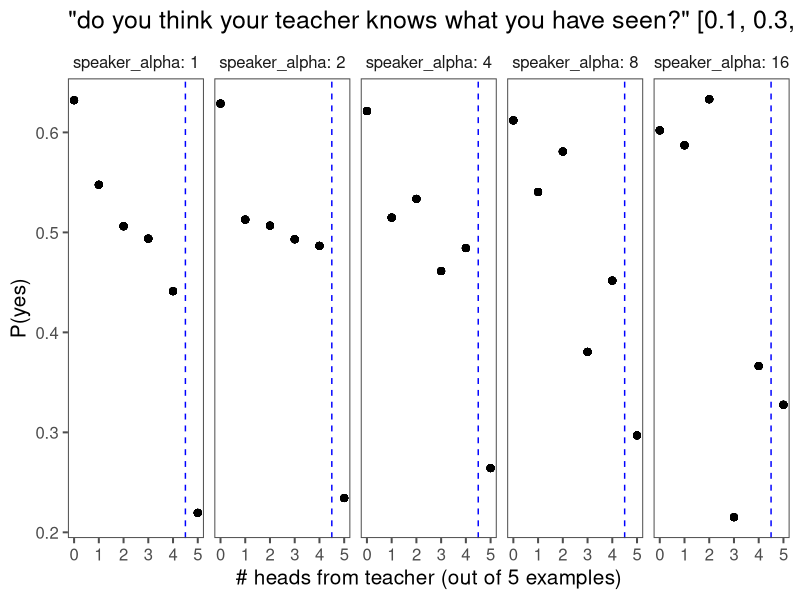
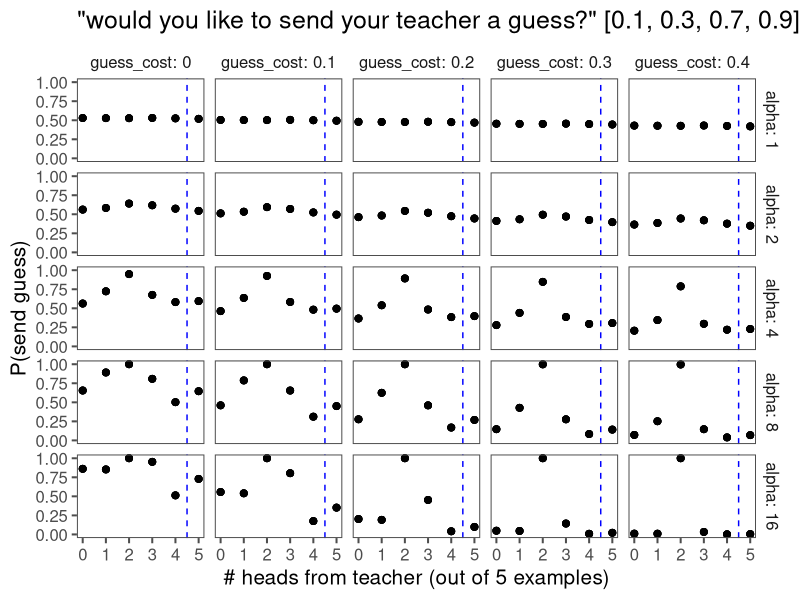

Here is the R script that generated these plots, in order: (Note: this script raises an error after producing the figures.)
library(here)
library(tidyverse)
library(ggthemes)

theme_set(theme_few(base_size = 15))

n.ex.teacher = 5

d.model <- read.csv(here("model/learner/output/combined_0.1_0.9_new.csv")) %>% 
  filter(student_a == 9) %>% 
  mutate(
    examples_a = ifelse(student_a == 9, first_examples_a, n.ex.teacher - first_examples_a), 
    examples_b = ifelse(student_a == 9, first_examples_b, n.ex.teacher - first_examples_b), 
    theta = ifelse(student_a == 9, theta, 1 - theta) 
  ) %>% 
  rename(feedback = feedback_choice) %>% 
  select(c(speaker_alpha, listener_alpha, guess_cost, theta, examples_a, examples_b, teacher_knowledge, feedback, first_guess))

ggplot(data = d.model %>% filter(guess_cost == 0), aes(x = examples_a, y = teacher_knowledge)) +
  geom_point(size = 2) +
  geom_vline(xintercept = 0.9 * 5, color = 'blue', linetype = "dashed") + 
  facet_wrap(~speaker_alpha, ncol = length(unique(d.model$speaker_alpha)), labeller = labeller(.rows = label_both)) + 
  labs(x = "# heads from teacher (out of 5 examples)", y = "P(yes)", title = "\"do you think your teacher knows what you have seen?\" [0.1, 0.3, 0.7, 0.9]")

ggplot(data = d.model %>% filter(speaker_alpha == listener_alpha) %>% rename(alpha = speaker_alpha), aes(x = examples_a, y = feedback)) +
  geom_point(size = 2) +
  geom_vline(xintercept = 0.9 * 5, color = 'blue', linetype = "dashed") + 
  facet_grid(alpha ~ guess_cost, labeller = labeller(.rows = label_both, .cols = label_both)) + 
  labs(x = "# heads from teacher (out of 5 examples)", y = "P(send guess)", title = "\"would you like to send your teacher a guess?\" [0.1, 0.3, 0.7, 0.9]")

ggplot(data = d.model %>% filter(theta == 0.3, student_a == 9), aes(x = examples_a, y = feedback, col = listener_alpha, group = listener_alpha)) +
  geom_point(size = 2) +
  geom_path(size = 1, alpha = 0.7) + 
  geom_vline(xintercept = 0.9 * 5, color = 'blue', linetype = "dashed") + 
  scale_color_viridis_c(guide = "legend", breaks = c(1, 2, 4, 8, 16)) +
  facet_grid(speaker_alpha ~ guess_cost, labeller = labeller(.rows = label_both, .cols = label_both)) + 
  labs(x = "# heads from teacher (out of 5 examples)", y = "P(send guess)", title = "\"would you like to send your teacher a guess?\" [0.1, 0.3, 0.7, 0.9]")

ggplot(data = d.model %>% filter(speaker_alpha == listener_alpha, guess_cost == 0) %>% rename(alpha = speaker_alpha), aes(x = examples_a, y = first_guess, col = theta, group = theta)) + 
  geom_point(size = 2, alpha = 0.7) + 
  geom_path(size = 1, alpha = 0.7) + 
  geom_vline(xintercept = 0.9 * 5, color = 'blue', linetype = "dashed") + 
  scale_color_viridis_c(guide = "legend", breaks = c(0.1, 0.3, 0.7, 0.9)) +
  facet_wrap(~alpha, ncol = 1, labeller = labeller(.rows = label_both)) + 
  labs(x = "# heads from teacher", y = "P(correct guess)", title = "Guesses [0.1, 0.3, 0.7, 0.9]")
